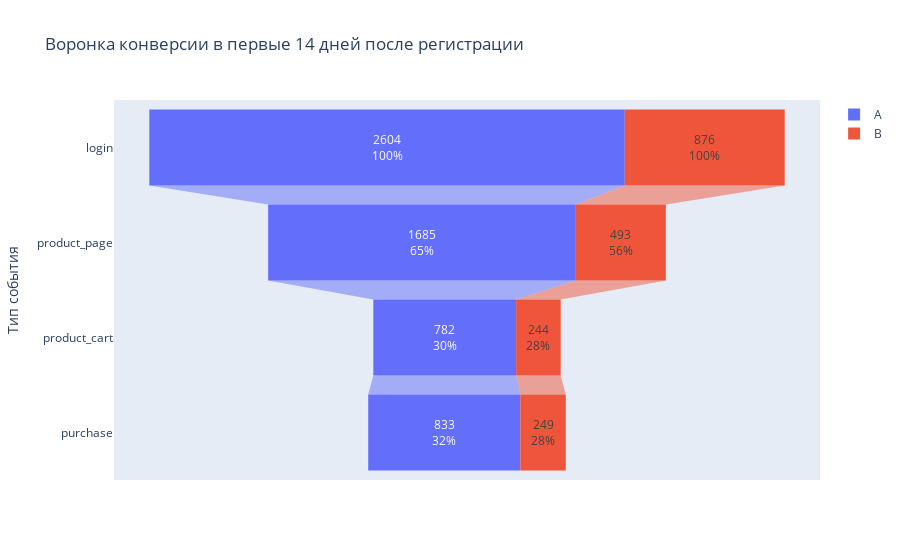

Notebook source saved alongside this figure:
### Code cell
fig = go.Figure()

fig.add_trace(go.Funnel(
    name = 'A',
    y = main_funnel.index,
    x = main_funnel['A'],
    textinfo = "value+percent initial")
)

fig.add_trace(go.Funnel(
    name = 'B',
    y = main_funnel.index,
    x = main_funnel['B'],
    textinfo = "value+percent initial")
)
fig.update_layout(
    yaxis_title='Тип события',
    title='Воронка конверсии в первые 14 дней после регистрации'
)
fig.show()

### Figure 1 — Plotly figure (JSON) as saved in the notebook; plotly's stock layout.template omitted (floating-point values rounded to 4 significant figures)
{"data": [{"name": "A", "textinfo": "value+percent initial", "type": "funnel", "x": [2604, 1685, 782, 833], "y": ["login", "product_page", "product_cart", "purchase"]}, {"name": "B", "textinfo": "value+percent initial", "type": "funnel", "x": [876, 493, 244, 249], "y": ["login", "product_page", "product_cart", "purchase"]}], "layout": {"title": {"text": "Воронка конверсии в первые 14 дней после регистрации"}, "yaxis": {"title": {"text": "Тип события"}}}}
